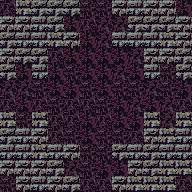

Tiled map render using the project's own tile images. Description and the whole map definition, tile-layer contents included, below:
An orthogonal 12x12 tile map with 16x16 px tiles, 1 tile layer (tile) and 19 objects.

<map version="1.0" tiledversion="1.1.2" orientation="orthogonal" renderorder="right-down" width="12" height="12" tilewidth="16" tileheight="16" infinite="0" nextobjectid="88">
 <tileset firstgid="1" source="tileset.tsx" />
 <layer name="tile" width="12" height="12">
  <data encoding="csv">
6,3,4,4,4,9,9,2,5,2,2,8,
2,2,5,4,8,6,7,7,4,4,4,2,
4,5,5,3,2,8,7,5,5,5,3,2,
2,4,4,6,8,8,8,8,7,2,2,4,
4,8,5,8,9,8,8,7,8,5,9,4,
7,7,9,8,8,9,8,9,9,7,9,8,
6,8,6,9,6,6,9,8,7,8,7,6,
3,9,3,6,6,8,6,8,8,3,7,3,
4,5,2,6,9,8,9,9,6,2,3,5,
5,5,3,5,2,9,9,4,5,4,5,5,
2,2,2,4,7,9,8,8,2,4,3,3,
9,2,5,2,4,6,6,2,3,3,3,6
</data>
 </layer>
 <objectgroup name="furniture">
  <object id="67" gid="52" x="64" y="80" width="16" height="16" />
  <object id="68" gid="52" x="112" y="80" width="16" height="16" />
  <object id="69" gid="52" x="112" y="128" width="16" height="16" />
  <object id="70" gid="52" x="64" y="128" width="16" height="16" />
  <object id="71" gid="69" x="112" y="176" width="16" height="16" />
  <object id="72" gid="69" x="64" y="176" width="16" height="16" />
  <object id="73" gid="69" x="16" y="128" width="16" height="16" />
  <object id="74" gid="69" x="16" y="80" width="16" height="16" />
  <object id="75" gid="69" x="64" y="32" width="16" height="16" />
  <object id="76" gid="69" x="112" y="32" width="16" height="16" />
  <object id="77" gid="69" x="160" y="80" width="16" height="16" />
  <object id="78" gid="69" x="160" y="128" width="16" height="16" />
 </objectgroup>
 <objectgroup name="creature">
  <object id="79" gid="255" x="96" y="48" width="16" height="16">
   <properties>
    <property name="probability" type="int" value="8" />
   </properties>
  </object>
  <object id="81" gid="247" x="128" y="96" width="16" height="16">
   <properties>
    <property name="probability" type="int" value="25" />
   </properties>
  </object>
  <object id="83" gid="250" x="80" y="96" width="16" height="16">
   <properties>
    <property name="probability" type="int" value="8" />
   </properties>
  </object>
  <object id="84" gid="251" x="144" y="112" width="16" height="16">
   <properties>
    <property name="probability" type="int" value="25" />
   </properties>
  </object>
  <object id="85" gid="246" x="80" y="80" width="16" height="16">
   <properties>
    <property name="probability" type="int" value="8" />
   </properties>
  </object>
  <object id="86" gid="247" x="80" y="144" width="16" height="16">
   <properties>
    <property name="probability" type="int" value="25" />
   </properties>
  </object>
  <object id="87" gid="246" x="96" y="16" width="16" height="16">
   <properties>
    <property name="probability" type="int" value="8" />
   </properties>
  </object>
 </objectgroup>
 <objectgroup name="description" />
</map>
